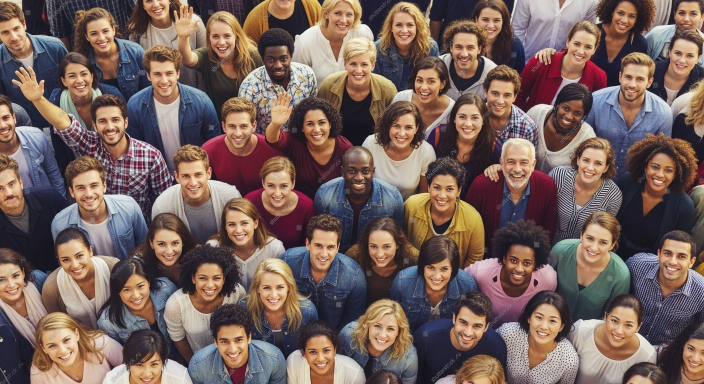
#> input picture ai_service/my_group_photo.jpg, 1408 x 768 px (shown at 1/2 size)
$ python make_demo_video.py ../my_group_photo.jpg out.png
#> lines starting #> are read from the running program, lines starting #| are printed output that depends on the picture
"""
Makes a fake "camera" video from a photo, so you can test without any real camera.
It slowly pans across the photo, like a camera scanning a crowd.

    python tools/make_demo_video.py group_photo.jpg videos/cam3.mp4 --seconds 20
"""
import argparse
import cv2
import numpy as np

parser = argparse.ArgumentParser()
parser.add_argument("image")
parser.add_argument("output")
parser.add_argument("--seconds", type=int, default=20)
parser.add_argument("--fps", type=int, default=15)
args = parser.parse_args()

img = cv2.imread(args.image)
#> img is the input picture: shape (768, 1408, 3); mean B, G, R 92, 98, 119.3
if img is None:
    raise SystemExit("Cannot read image")

h, w = img.shape[:2]
#> h = 768; w = 1408
out_w, out_h = 960, 540
view_w = min(w, int(h * out_w / out_h))   # window size inside the photo (same 16:9 shape)
#> view_w = 1365
view_h = int(view_w * out_h / out_w)
#> view_h = 767

writer = cv2.VideoWriter(args.output, cv2.VideoWriter_fourcc(*"mp4v"), args.fps, (out_w, out_h))
total = args.seconds * args.fps
for i in range(total):
    t = (np.sin(i / total * 2 * np.pi - np.pi / 2) + 1) / 2     # smooth 0 -> 1 -> 0 sweep
    x = int((w - view_w) * t)
    y = int((h - view_h) / 2)
    view = img[y:y + view_h, x:x + view_w]
    writer.write(cv2.resize(view, (out_w, out_h)))
#> this loop made 300 passes
#> pass 1, `view = img[y:y + view_h, x:x + view_w]`:
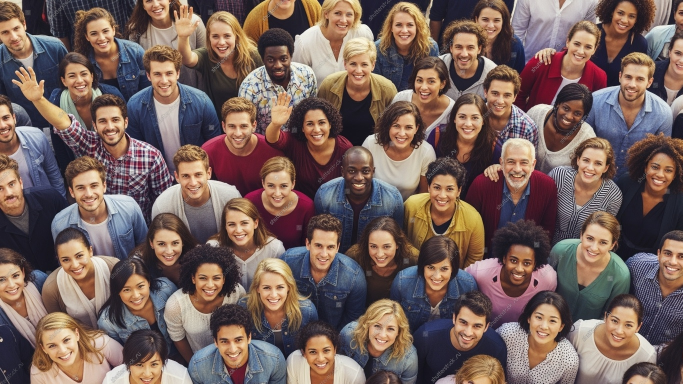
#> view: shape (767, 1365, 3) (shown at 1/2 size); mean B, G, R 92.2, 98, 119.2
writer.release()
print(f"Wrote {args.output} ({args.seconds}s)")
